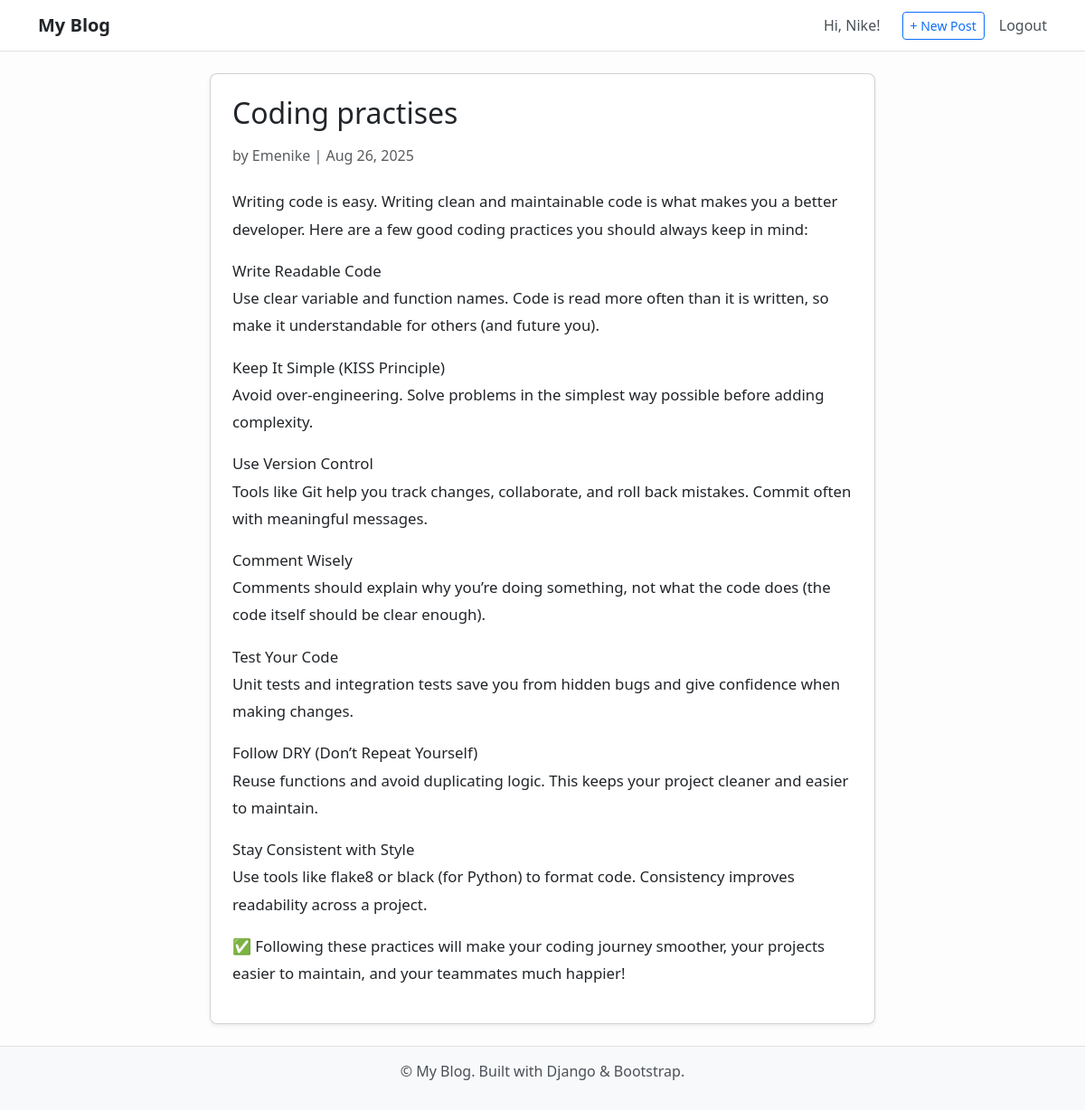
Screenshot of /blogs/1/ (signed in) with the database file from the repository.
### blogs/models.py (models this page shows, shortened)
class BlogPost(models.Model):
   title = models.CharField(max_length=100)
   author = models.ForeignKey(User, on_delete=models.CASCADE, max_length=50, blank=True, null=True)
   body = models.TextField()
   date_created = models.DateTimeField(auto_now_add=True)
   class Meta:
      ordering = ['-date_created']

### blogs/views.py (the view)
# urls.py: path('blogs/<int:blog_id>/', views.blog_detail, name='blog-detail'),
@login_required
def blog_detail(request, blog_id):
    blog = get_object_or_404(BlogPost, id=blog_id)
    context = {'blog': blog}
    return render(request, template_name='blogs/blog_detail.html', context=context)

### blogs/templates/blogs/blog_detail.html (shortened to what this page needs)
{% extends "blogs/base.html" %}
{% load django_bootstrap5 %}
{% block content %}
<div class="row justify-content-center">
    <div class="col-lg-8 col-md-10">
        <div class="card shadow-sm rounded-3 p-4 blog-card">
            <h2 class="card-title mb-3">{{ blog.title }}</h2>
            <p class="text-muted mb-4">
                by {{ blog.author }} | {{ blog.date_created|date:"M d, Y" }}
            </p>
            <div class="card-text" style="line-height: 1.8; font-size: 1.05rem;">
                {{ blog.body|linebreaks }}
            </div>
        </div>
    </div>
</div>
{% endblock %}

### blogs/templates/blogs/base.html (shortened to what this page needs)
<!DOCTYPE html>
<html lang="en">
<head>
    <link href="https://cdn.jsdelivr.net/npm/bootstrap@5.3.3/dist/css/bootstrap.min.css" rel="stylesheet">
</head>
<body>
    <nav class="navbar navbar-expand-lg">
        <div class="container">
            <a class="navbar-brand" href="{% url 'home' %}">My Blog</a>
            <div class="collapse navbar-collapse" id="navbarNav">
                <ul class="navbar-nav ms-auto align-items-center">
                    {% if user.is_authenticated %}
                        <li class="nav-item">
                            <span class="nav-link">Hi, {{ user.username }}!</span>
                        </li>
                        <li class="nav-item ms-3">
                            <a href="{% url 'create-blog' %}" class="btn btn-outline-primary btn-sm">+ New Post</a>
                        </li>
                        <li class="nav-item ms-3">
                            <form method="POST" action="{% url 'logout' %}" class="d-flex">
                                <button type="submit" class="btn btn-link nav-link p-0">Logout</button>
                            </form>
                        </li>
                    {% endif %}
                </ul>
            </div>
        </div>
    </nav>
    <div class="container my-4 flex-grow-1">
        {% block content %}{% endblock %}
    </div>
    <footer>
        <p>© {{ now|date:"Y" }} My Blog. Built with Django & Bootstrap.</p>
    </footer>
</body>
</html>

### blogs/templates/blogs/base.html (style rules this page uses)
body { font-family: "Segoe UI", Tahoma, Geneva, Verdana, sans-serif; background-color: #fdfdfd; color: #212529; min-height: 100vh; display: flex; flex-direction: column; }
nav { background-color: #ffffff; border-bottom: 1px solid #e0e0e0; }
nav .navbar-brand { font-weight: 700; color: #212529; }
nav .nav-link { color: #495057; transition: color 0.2s; }
footer { background-color: #f8f9fa; color: #495057; padding: 15px 0; text-align: center; margin-top: auto; border-top: 1px solid #e0e0e0; }
.blog-card { transition: transform 0.2s ease-in-out, box-shadow 0.2s ease-in-out; }

### rows the page displays
BlogPost: title "Coding practises", author "Emenike", date_created "Aug 26, 2025", body "Writing code is easy. Writing clean and maintainable code is what makes you a better developer. Here are a few good coding practices you should always keep in mind: Write Readable Code Use clear variable and function names. Code is read more often than it is written, so make it understandable for others (and future you). Keep It Simple (KISS Principle) Avoid over-engineering. Solve problems in the simplest way possible before adding complexity. Use Version Control Tools like Git help you track changes, collaborate, and roll back mistakes. Commit often with meaningful messages. Comment Wisely Comments should explain why you’re doing something, not what the code does (the code itself should…"

### other values shown
{{ user.username }} "Nike"
